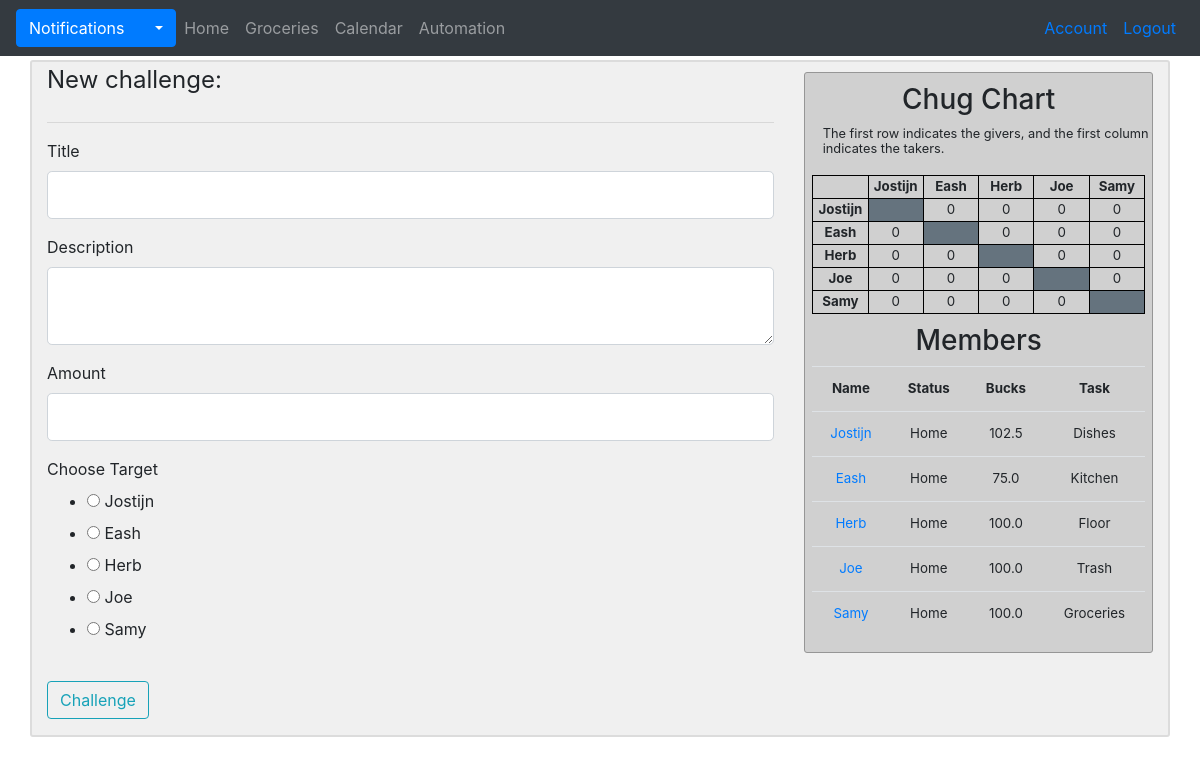
Screenshot of /new/challenge (signed in) with the database file from the repository.
### G_app/models.py (models this page shows, shortened)
class User(db.Model, UserMixin):
    id = db.Column(db.Integer, primary_key = True)
    username = db.Column(db.String(20), unique=True, nullable=False)
    name = db.Column(db.String, nullable=False)
    email = db.Column(db.String(120), unique=True, nullable=False)
    image = db.Column(db.String(20), nullable=False, default='default.jpg')
    password = db.Column(db.String(60), nullable=False)
    status = db.Column(db.String, nullable=False)
    bucks = db.Column(db.Float, nullable=False)
    task = db.Column(db.String, nullable=False)
    done_weekly_vote = db.Column(db.Boolean, nullable=False, default=False)
    posts = db.relationship('Post', backref='author', lazy=True, foreign_keys='Post.id_user')
    posts_targeted = db.relationship('Post', backref='target', lazy=True, foreign_keys='Post.id_target')
    chugs_give = db.relationship('Chug', backref='giver', lazy=True, foreign_keys='Chug.id_giver')
    chugs_take = db.relationship('Chug', backref='taker', lazy=True, foreign_keys='Chug.id_taker')
    notifications = db.relationship('Notification', backref='target', lazy=True)
    payments_made = db.relationship('Transaction', backref='payer', lazy=True, foreign_keys='Transaction.id_payer')
    payments_received = db.relationship('Transaction', backref='payee', lazy=True, foreign_keys='Transaction.id_payee')
    challenges_made =  db.relationship('Challenge', backref='challenger', lazy=True, foreign_keys='Challenge.id_challenger')
    challenges_received =  db.relationship('Challenge', backref='challengee', lazy=True, foreign_keys='Challenge.id_challengee')
    comments = db.relationship('Comment', backref='commenter', lazy=True)
    votes_made = db.relationship('Vote', backref='voter', lazy=True, foreign_keys='Vote.id_voter')
    votes_received = db.relationship('Vote', backref='candidate', lazy=True, foreign_keys='Vote.id_candidate')
    weekly_votes = db.relationship('WeeklyVote', backref='subject', lazy=True, foreign_keys='WeeklyVote.id_subject')
    def new_notifications(self):
        return Notification.query.filter_by(user_id=self.id, seen=False).all()

### G_app/posts/routes.py (the view, shortened to what this page needs)
@posts.route("/new/challenge", methods=['GET', 'POST'])
@login_required
def new_challenge():
    chug = chug_matrix()
    members = member_ls()
    form = ChallengeForm()
    return render_template('challenge.html', chug=chug, members=members, form=form)

### G_app/posts/forms.py
class ChallengeForm(FlaskForm):
    title = StringField('Title', validators=[DataRequired()])
    description = TextAreaField('Description', validators=[DataRequired()])
    amount = IntegerField('Amount', validators=[DataRequired()])
    target = RadioField('Choose Target', choices=get_choices())
    submit = SubmitField('Challenge')

### G_app/models.py (called while the page is built)
@login_manager.user_loader
def load_user(user_id):
    return User.query.get(int(user_id))

### G_app/posts/utils.py (called while the page is built)
def member_ls():
    members = User.query.all()
    members.pop(5)
    return members

def chug_matrix():
    matrix = [
        [None, 0, 0, 0, 0],
        [0, None, 0, 0, 0],
        [0, 0, None, 0, 0],
        [0, 0, 0, None, 0],
        [0, 0, 0, 0, None]
    ]
    chugs_to_be_taken = Chug.query.filter_by(taken=False).all()
    for chug in chugs_to_be_taken:
        matrix[chug.id_taker - 1][chug.id_giver - 1] += 1
    return matrix

### G_app/templates/challenge.html (shortened to what this page needs)
{% extends "layout.html" %}
  {% block content %}
    <div class="row">
      <div class="col-12">
        <form method="POST" action="" novalidate>
          <fieldset class="form-group">
            <legend>New challenge:</legend>
            <hr>
            <div class="form-group">
              {{ form.title.label(class="form-control-label") }}
              {% if form.title.errors %}
                  {{ form.title(class="form-control form-control-lg is-invalid") }}
                  <div class="invalid-feedback">
                      {% for error in form.title.errors %}
                          <span>{{ error }}</span>
                      {% endfor %}
                  </div>
              {% else %}
                  {{ form.title(class="form-control form-control-lg") }}
              {% endif %}
            </div>
            <div class="form-group">
              {{ form.description.label(class="form-control-label") }}
              {% if form.description.errors %}
                  {{ form.description(class="form-control form-control-lg is-invalid") }}
                  <div class="invalid-feedback">
                      {% for error in form.description.errors %}
                          <span>{{ error }}</span>
                      {% endfor %}
                  </div>
              {% else %}
                  {{ form.description(class="form-control form-control-lg") }}
              {% endif %}
            </div>
            <div class="form-group">
              {{ form.amount.label(class="form-control-label") }}
              {% if form.amount.errors %}
                  {{ form.amount(class="form-control form-control-lg is-invalid") }}
                  <div class="invalid-feedback">
                      {% for error in form.amount.errors %}
                          <span>{{ error }}</span>
                      {% endfor %}
                  </div>
              {% else %}
                  {{ form.amount(class="form-control form-control-lg") }}
              {% endif %}
            </div>
            <div class="form-group">
              {{ form.target.label() }}
              {{ form.target() }}
            </div>
          </fieldset>
          <div class="form-group">
            {{ form.submit(class="btn btn-outline-info") }}
          </div>
        </form>
      </div>
    </div>
  {% endblock %}

### G_app/templates/layout.html (shortened to what this page needs)
<!DOCTYPE html>
<html>
  <head>
    <link rel="stylesheet" href="https://stackpath.bootstrapcdn.com/bootstrap/4.2.1/css/bootstrap.min.css">
    <link rel="stylesheet" type="text/css" href="{{ url_for('static', filename='main.css') }}">
  </head>
  <body style="background-image: url('{{ url_for('static', filename='images/our_goat.jpg') }}')">
    <div class="container d-none d-sm-block">
      <nav class="navbar bg-dark navbar-expand navbar-dark fixed-top">
        {% if current_user.is_authenticated %}
          {% set new_notifications = current_user.new_notifications()|length %}
          <div class="dropdown">
            <button class="btn btn-primary dropdown-toggle" id="notification-toggle" onclick="update_notification_list('{{ url_for('main.your_notifications', user_id=current_user.id) }}')" type="button" data-toggle="dropdown">Notifications
            </button>
          </div>
            {% set new_notifications = current_user.new_notifications()|length %}
          <ul class="navbar-nav mr-auto">
            <li class={% block home_active %}{% endblock %}><a class="nav-link" href="{{ url_for('main.home') }}">Home</a></li>
            <li class={% block groceries_active %}{% endblock %}><a class="nav-link" href="{{ url_for('main.groceries') }}">Groceries</a></li>
            <li class={% block calendar_active %}{% endblock %}><a class="nav-link" href=#>Calendar</a></li>
            <li class={% block automation_active %}{% endblock %}><a class="nav-link" href=#>Automation</a></li>
          </ul>
        {% endif %}
        <ul class="navbar-nav ml-auto">
          {% if current_user.is_authenticated %}
            <li class="nav-item"><a class="nav-link text-primary" href="{{ url_for('users.account') }}">Account</a></li>
            <li class="nav-item"><a class="nav-link text-primary" href="{{ url_for('users.logout') }}">Logout</a></li>
          {% else %}
            <li class="nav-item"><a class="nav-link text-primary" href="{{ url_for('users.login') }}">Login</a></li>
          {% endif %}
        </ul>
      </nav>
    </div>
    <div class="container d-none d-sm-block mb-3" id="main" style="margin-top:60px">
      <div class="row">
        <div class="col-lg-8">
            {% block content %}
            {% endblock %}
          </div>
        <div class="col-lg-4">
          {% if current_user.is_authenticated %}
            <div class="sidebar">
              <h3 style="margin-top:10px">Chug Chart</h3>
              <div class="sidebar-info">
                <small>The first row indicates the givers, and the first column indicates the takers.</small>
              </div>
              <table id="chug">
                <tr>
                  <th id="chug"></th>
                  {% for member in members %}
                    <th id="chug">{{ member.username }}</th>
                  {% endfor %}
                </tr>
                {% for row in range(5) %}
                  <tr>
                    <th id="chug">{{members[row].username}}</th>
                    {% for col in range(5) %}
                      {% if chug[row][col] != None %}
                        <td id="chug">{{ chug[row][col] }}</td>
                      {% else %}
                        <td id="chug" bgcolor="#65737e"></td>
                      {% endif %}
                    {% endfor %}
                  </tr>
                {% endfor %}
              </table>
              <h3 style="margin-top:10px">Members</h3>
              <table class="table" id="members">
                <tr>
                  <th>Name</th>
                  <th>Status</th>
                  <th>Bucks</th>
                  <th>Task</th>
                </tr>
                {% for member in members %}
                  <tr>
                    <td><a href="{{ url_for('users.profile', username=member.username) }}">{{ member.username }}</a></td>
                    <td>{{ member.status }}</td>
                    <td>{{ member.bucks }}</td>
                    <td>{{ member.task }}</td>
                  </tr>
                {% endfor %}
              </table>
            </div>
          {% endif %}
        </div>
      </div>
    </div>
  </body>
</html>

### G_app/static/main.css (style rules this page uses)
body { background-size: cover; }
.container#main { background-color: rgba(230, 230, 230, 0.6); border: 2px solid rgb(220, 220, 220); border-radius: 3px; width: 100%; }
.sidebar { text-align: center; background-color: rgba(200, 200, 200, 0.8); border: 0.5px solid rgb(150, 150, 150); border-radius: 3px; margin-top: 3%; margin-bottom: 3%; }
.sidebar-info { line-height: 0.95; text-align: left; margin-left: 5%; }
table#members { width: 96%; margin-left: 2%; margin-right: 2%; font-size: 10pt; }
table#chug { ; width: 96%; margin-left: 2%; margin-right: 2%; table-layout: fixed; font-size: 10pt; margin-top: 20px; }
table#chug, th#chug, td#chug { border: 1px solid black; }

### rows the page displays
User: username "Jostijn", username "Jostijn", status "Home", bucks "102.5", task "Dishes"
User: username "Eash", username "Eash", status "Home", bucks "75.0", task "Kitchen"
User: username "Herb", username "Herb", status "Home", bucks "100.0", task "Floor"
User: username "Joe", username "Joe", status "Home", bucks "100.0", task "Trash"
User: username "Samy", username "Samy", status "Home", bucks "100.0", task "Groceries"

### other values shown
{{ chug[row][col] }} "0" "0" "0" "0" "0" "0" "0" "0" "0" "0" "0" "0" "0" "0" "0" "0" "0" "0" "0" "0"
